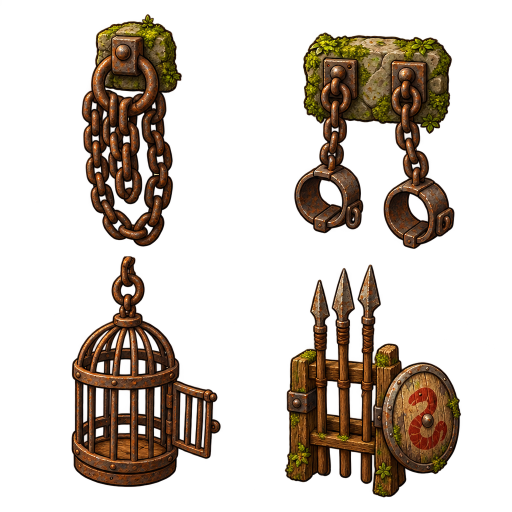
#> input picture asset/Originals/dungeon-kit/decor/dungeon-decor-iron-a.png, 1024 x 1024 px (shown at 1/2 size); its folder holds only this picture in this run
$ python pack-dungeon-decor-art.py ../../asset/Originals/dungeon-kit/decor/dungeon-decor-iron-a.png
#> lines starting #> are read from the running program, lines starting #| are printed output that depends on the picture
#> in main, image is the input picture: PIL image 1024x1024 RGBA; mean R, G, B, A 55.6, 35.4, 14.6, 72
"""Packs the dungeon decor set (docs/godot/PROPS.md "Dungeon decor"; 2026-10-19).

Sources: asset/Originals/dungeon-kit/decor/dungeon-decor-<sheet>-a.png, four Magnific GPT 2.5 sheets
(1:1, 1k, transparent background, the interior mushroom furniture sheet as style reference), each a
2 x 2 grid of props. Each sheet is cut along its emptiest middle column, each half along its emptiest
middle row; each picture is trimmed and scaled to its size in game units at the art density of 2 px
per unit, written to godot/asset/MAPS/objects/dungeon/decor/<name>.webp, and given its scene
godot/game/scenes/objects/dungeon-decor/<name>.tscn (a scenery scene: no gameplay script, so the
prop palette builder lists it under "dungeon decor"). A scene is rewritten only when it is missing,
so hand tuning in the editor stays; --scenes rewrites them all.

- solid: a StaticBody2D whose foot box (COLLIDE_W of the picture's width, its depth from the
  picture) blocks; the root at the bottom middle.
- free: a Node2D, nothing blocks (hung or slim things: chains, shackles, cage, candelabra).
- floor: a Node2D whose root is near the picture's top edge, so whatever stands on it sorts above
  it (grate, bones).

    python scripts/art/pack-dungeon-decor-art.py [--scenes]
"""
import sys
from pathlib import Path

import numpy as np
from PIL import Image

ROOT = Path(__file__).resolve().parents[2]
SRC = ROOT / "asset/Originals/dungeon-kit/decor"
ART = ROOT / "godot/asset/MAPS/objects/dungeon/decor"
SCENES = ROOT / "godot/game/scenes/objects/dungeon-decor"
ART_RES = "res://asset/MAPS/objects/dungeon/decor"
ALPHA_CUT = 40
PX_PER_UNIT = 2
COLLIDE_W = 0.8
# the root of a floor prop: this many units below the picture's top
FLOOR_ROOT = 12

# sheet -> its four props (top left, top right, bottom left, bottom right):
# (name, size in units, "h" for a height or "w" for a width, kind, foot depth in units for solid)
SHEETS = {
	"iron": [
		("hanging-chains", 70, "h", "free", 0),
		("wall-shackles", 60, "h", "free", 0),
		("hanging-cage", 72, "h", "free", 0),
		("weapon-rack", 96, "h", "solid", 18),
	],
	"furniture": [
		("guard-table", 84, "w", "solid", 34),
		("guard-bench", 92, "w", "solid", 22),
		("barrel-stack", 84, "w", "solid", 34),
		("broken-crates", 80, "w", "solid", 26),
	],
	"stone": [
		("sarcophagus", 104, "w", "solid", 40),
		("broken-pillar", 96, "h", "solid", 30),
		("bone-pile", 64, "w", "floor", 0),
		("worm-head-statue", 84, "h", "solid", 30),
	],
	"misc": [
		("candelabra", 96, "h", "free", 0),
		("bookshelf", 112, "h", "solid", 20),
		("floor-grate", 72, "w", "floor", 0),
		("stalagmites", 96, "h", "solid", 26),
	],
}


def emptiest(profile: np.ndarray, lo: float = 0.35, hi: float = 0.65) -> int:
	"""The index with the least alpha in the middle band of a profile."""
	a, b = int(len(profile) * lo), int(len(profile) * hi)
	return a + int(np.argmin(profile[a:b]))


def quarters(image: Image.Image) -> list[Image.Image]:
	alpha = np.asarray(image.getchannel("A"), dtype=np.float64)
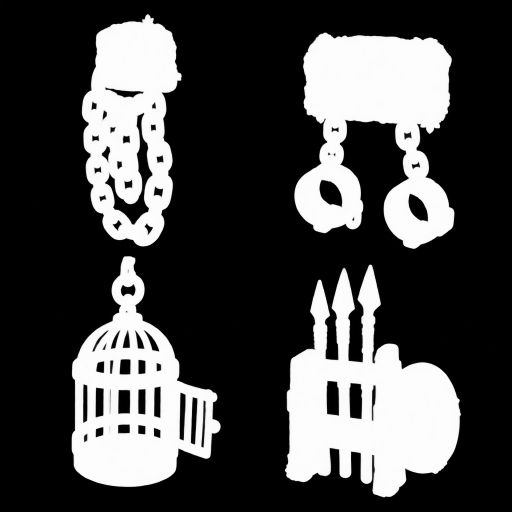
#> alpha: shape (1024, 1024) float64 (shown at 1/2 size); min 0, max 254, mean 72
	alpha[alpha <= ALPHA_CUT] = 0
	x = emptiest(alpha.sum(axis=0))
#> in emptiest, `a, b = int(len(profile) * lo), int(len(profile) * hi)`: a = 358; b = 665
#> x = 442
	out = []
	for left, right in ((0, x), (x, image.width)):
		y = emptiest(alpha[:, left:right].sum(axis=1))
		out.append((left, right, y))
	tl = image.crop((out[0][0], 0, out[0][1], out[0][2]))
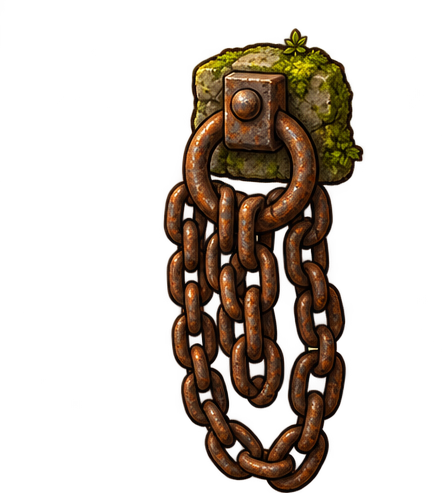
#> tl: PIL image 442x493 RGBA; mean R, G, B, A 51.1, 32.2, 12.2, 69.6; transparent parts drawn white
	tr = image.crop((out[1][0], 0, out[1][1], out[1][2]))
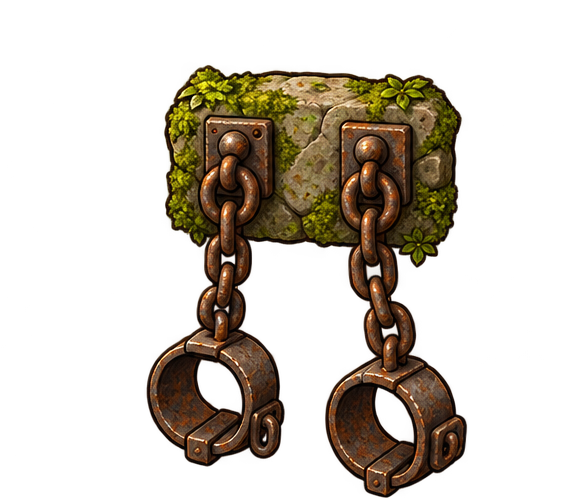
#> tr: PIL image 582x498 RGBA; mean R, G, B, A 56.2, 40.7, 16.1, 72.5; transparent parts drawn white
	bl = image.crop((out[0][0], out[0][2], out[0][1], image.height))
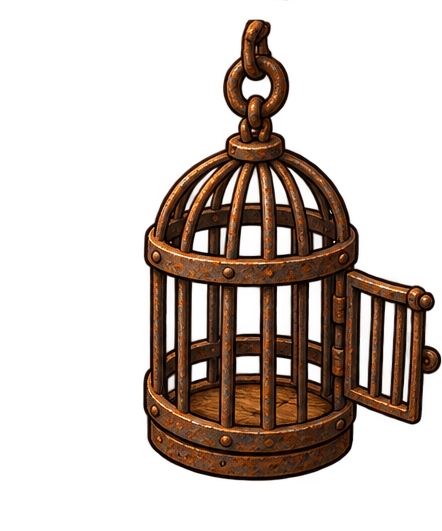
#> bl: PIL image 442x531 RGBA; mean R, G, B, A 54.2, 29.8, 13.8, 72.9; transparent parts drawn white
	br = image.crop((out[1][0], out[1][2], out[1][1], image.height))
	return [tl, tr, bl, br]


def cut(image: Image.Image) -> Image.Image:
	"""Keeps the biggest opaque part's box and clears the faint alpha noise round it."""
	alpha = image.getchannel("A").point(lambda a: a if a > ALPHA_CUT else 0)
	image.putalpha(alpha)
	return image.crop(alpha.getbbox())


def scene_text(name: str, width: int, height: int, kind: str, depth: int) -> str:
	units_w = width / PX_PER_UNIT
	offset_y = -FLOOR_ROOT * PX_PER_UNIT if kind == "floor" else -height
	visual = (
		'[node name="Visual" type="Sprite2D" parent="."]\n'
		"scale = Vector2(0.5, 0.5)\n"
		"centered = false\n"
		f"offset = Vector2({-width / 2:g}, {offset_y:g})\n"
		'script = ExtResource("sheet")\n'
		f'sheet_path = "{ART_RES}/{name}.webp"\n'
	)
	head = '[gd_scene format=3]\n\n[ext_resource type="Script" path="res://game/runtime/sheet_sprite.gd" id="sheet"]\n\n'
	if kind != "solid":
		return head + f'[node name="{name}" type="Node2D"]\ny_sort_enabled = true\n\n' + visual
	box_w = round(units_w * COLLIDE_W)
	return (
		head
		+ f'[sub_resource type="RectangleShape2D" id="foot"]\nsize = Vector2({box_w}, {depth})\n\n'
		+ f'[node name="{name}" type="StaticBody2D"]\ny_sort_enabled = true\ncollision_mask = 0\n\n'
		+ f'[node name="BodyShape" type="CollisionShape2D" parent="."]\nposition = Vector2(0, {-depth / 2:g})\nshape = SubResource("foot")\n\n'
		+ visual
	)


def main() -> None:
	rewrite = "--scenes" in sys.argv
	ART.mkdir(parents=True, exist_ok=True)
	SCENES.mkdir(parents=True, exist_ok=True)
	for sheet, props in SHEETS.items():
		image = Image.open(SRC / f"dungeon-decor-{sheet}-a.png").convert("RGBA")
		for part, (name, units, along, kind, depth) in zip(quarters(image), props):
			picture = cut(part)
			target = units * PX_PER_UNIT
			factor = target / (picture.height if along == "h" else picture.width)
			picture = picture.resize((max(1, round(picture.width * factor)), max(1, round(picture.height * factor))), Image.LANCZOS)
			picture.save(ART / f"{name}.webp", "WEBP", lossless=True)
			scene = SCENES / f"{name}.tscn"
			if rewrite or not scene.exists():
				scene.write_text(scene_text(name, picture.width, picture.height, kind, depth), encoding="utf-8", newline="\n")
			print(f"{name}: {picture.width} x {picture.height} px ({kind})")
#> this loop made 4 passes
#| hanging-chains: 61 x 140 px (free)
#| wall-shackles: 89 x 120 px (free)
#| hanging-cage: 93 x 144 px (free)
#| weapon-rack: 145 x 192 px (solid)
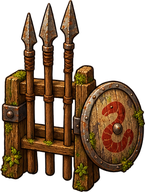
#> picture: PIL image 145x192 RGBA; mean R, G, B, A 52.8, 32.2, 13.8, 134.7; transparent parts drawn white


if __name__ == "__main__":
#> (the run stopped early here; a loop or call above may not have finished)
